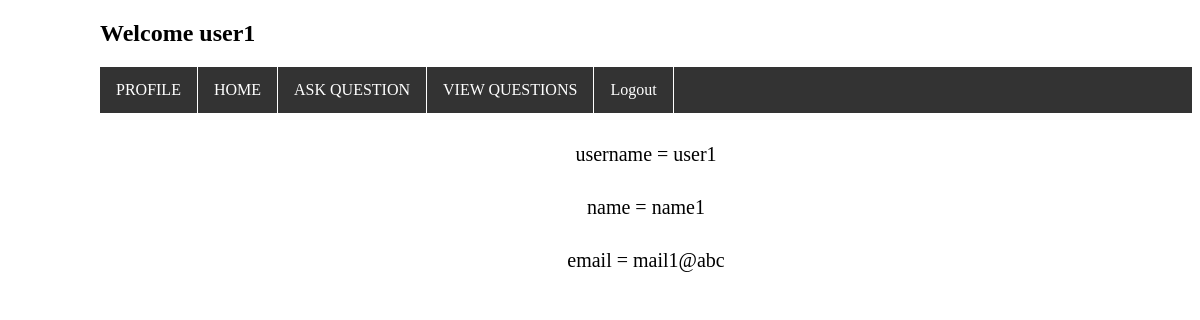
/prof.php (signed in), run on the app's committed database.
### tables this page shows
CREATE TABLE `user_data` (
  `user_id` int(100) NOT NULL,
  `username` varchar(100) NOT NULL,
  `password` varchar(100) NOT NULL,
  `name` varchar(100) NOT NULL,
  `email` varchar(100) NOT NULL
);

### prof.php (the view, shortened to what this page needs)
<?php
include('db.php');?>
<!DOCTYPE html>
<html>
    <head>
        <link rel="stylesheet" href="css/prof.css">
    </head>
    <body >
    <?php if (isset($_SESSION['username'])): ?>
        <div class="header">
            <h2>Welcome <strong><?php echo $_SESSION['username']; ?></strong></h2>
        </div>
        <div class ="na">
            <ul>
            <li><a href="prof.php" >PROFILE</a></li>
            <li><a href="home1.php">HOME</a></li>
            <li><a href="ask question.html">ASK QUESTION</a></li>
            <li><a href="View All.php">VIEW QUESTIONS</a></li>
            <li><a class="logout" href="login.html?logout='1'" >Logout</a></li>
            </ul>
            </div>
        <?php endif ?>
        </body>
        </html>
        <?php
        $username=$_SESSION['username'];
        $query="SELECT  `username`,  `name`, `email` FROM `user_data` WHERE `username`='$username' ";
    $run=mysqli_query($con,$query);
    $row=mysqli_num_rows($run);
    if($row==1)
    {
        $stud_row=mysqli_fetch_assoc($run);
        foreach ($stud_row as $k => $v)
        {
            echo "<div class=\"profile\">$k = $v</div>";
        }
    }
?>

### css/prof.css (style rules this page uses)
body { margin-left: 100px; }
.na ul { list-style-type: none; margin: 0; padding: 0; overflow: hidden; background-color: #333; }
.na li { float: left; border-right: 1px solid white; }
.na li a { display: block; color: white; text-align: center; padding: 14px 16px; text-decoration: none; }
.profile { margin-top: 30px; font-size: 20px; text-align: center; }

### data on the page
user_data: username "user1", name "name1", email "mail1@abc"

### other printed values
$_SESSION['username'] "user1"
$k "username"
$k "name"
$k "email"
